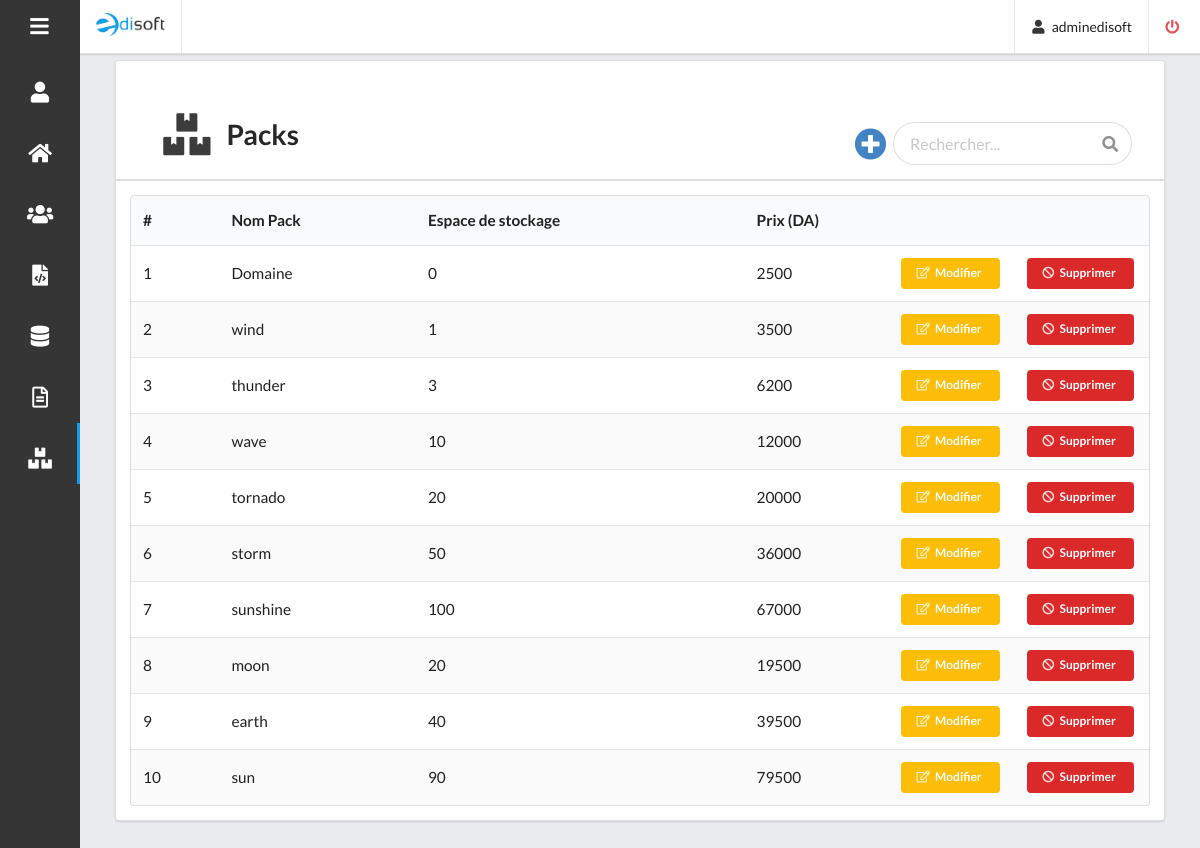
The app's page /pack/index.php (signed in) with its own data.
### tables this page shows
CREATE TABLE pack(
    id_pack TINYINT(2) NOT NULL AUTO_INCREMENT PRIMARY KEY, 
    nom_pack VARCHAR(45), 
    espace_pack INT(4), 
    prix_pack INT(7), 
    id_ad TINYINT(1), 
    FOREIGN KEY (id_ad) REFERENCES admin (id_ad )  ON UPDATE CASCADE ON DELETE CASCADE
);

### pack/modifier_modal.php (called while the page is built, shortened)
<?php
$pack = Pack::find_by_id($id);
?>

### includes/functions.php (called while the page is built, shortened)
<?php
function url_for($script_path) {
    if($script_path[0] != '/') {
      $script_path = "/" . $script_path;
    }
    return WWW_ROOT . $script_path;
  }
function h($string="") {
  return htmlspecialchars($string);
}
?>

### includes/classes/Admin.class.php (called while the page is built, shortened)
<?php
class Admin{
    static protected $database;
    static function set_database($database){
        self::$database = $database;
    }
    static public function find_by_id($id){
        $sql = "SELECT username_ad FROM admin ";
        $sql .="WHERE id_ad='". self::$database->escape_string($id) ."'";
        $result = self::$database->query($sql);
        $array = $result->fetch_assoc();
        foreach($array as $key => $value)
        {
             return $value;
        }
        var_dump($array);
    }
};
?>

### includes/classes/Pack.class.php (called while the page is built, shortened)
<?php
class Pack{
    static protected $database;
    static function set_database($database){
        self::$database = $database;
    }
    static public function find_by_sql($sql){
        $result = self::$database->query($sql);
        $object_array = [];
        while($record = $result->fetch_assoc()){
            $object_array [] = self::instantiate($record);
        };
        return $object_array;
    }
    static public function find_all(){
        $sql = "SELECT * FROM pack";
       return self::find_by_sql($sql);
    }
    static protected function instantiate($record){
        $object = new self;
        foreach ($record as $property => $value) {
            if(property_exists($object, $property)){
                $object->$property = $value;
            }
        }
        return $object;
    }
    static public function find_by_id($id){
        $sql = "SELECT * FROM pack ";
        $sql .="WHERE id_pack='". self::$database->escape_string($id) ."'";
        $object_array= self::find_by_sql($sql);
        if(!empty($object_array)){
            return array_shift($object_array);
        }else{
            return false;
        }
    }
};
?>

### pack/function_modal.php (called while the page is built, shortened)
<?php
function modifier_modal($id_tab, $type_client){
    $id= $id_tab ?? false;
    include('modifier_modal.php');
}
?>

### pack/index.php (the view, shortened to what this page needs)
 <?php
include("../includes/app_head.php");
include('function_modal.php');
?>
 <div class="page">
     <div class="ui fluid container">
         <?php include('../includes/menu_head.php'); ?>
         <div class="ui padded grid">
             <div class="ui fifteen wide column row centered grid segment">
                 <div class="ui pointing secondary big menu">
                     <h1 class="ui header item"><i class="boxes icon"></i>Packs</h1>
                     <div class="right item">
                         <a href="ajouter_pack.php" class="">
                             <i class="big plus circle icon"></i>
                         </a>
                         <div class="ui search  ">
                                        <div class="ui icon input">
                                            <input class="prompt" type="text" placeholder="Rechercher..."
                                                id="search">
                                        </div>
                                    </div>
                     </div>
                 </div>
                 <div class="ui bottom attached tab  active limits" data-tab="first">
                     <?php
$packs = Pack::find_all();
?>
                    <table class="ui striped large table" id="tabAll">
                         <thead>
                             <tr>
                                 <th>#</th>
                                 <th>Nom Pack</th>
                                 <th>Espace de stockage</th>
                                 <th  colspan="3">Prix (DA)</th>
                             </tr>
                         </thead>
                         <tbody>
                             <?php foreach($packs as $pack){
                                ?>
                             <tr>
                                 <td><?php echo h($pack->id_pack);?></td>
                                 <td><?php echo h($pack->nom_pack) ;?></td>
                                 <td><?php echo h($pack->espace_pack);?></td>
                                 <td><?php echo h($pack->prix_pack);?></td>
                                 <td class="collapsing">
                                     <button class="ui tiny yellow  button"
                                         data-button_id="<?php echo h($pack->id_pack) ?>" data-type="modifier"><i
                                             class="edit outline icon"></i><span>Modifier</span></button>
                                             <?php modifier_modal($pack->id_pack, '') ?>
                                 </td>
                                 <td class="collapsing">
                                     <button class="ui tiny red button" data-button_id="<?php echo h($pack->id_pack) ?>"
                                         data-type="supprimer">
                                         <i class="ban icon"></i><span>Supprimer</span></button>
                                 </td>
                             </tr>
                             <?php
                            } ?>
                         </tbody>
                     </table>
                 </div>
         </div>
     </div>
     <?php
require_once("../includes/app_foot.php");
?>

### includes/app_head.php (shortened to what this page needs)
<!DOCTYPE html>
<html lang="en">
  <head>
    <link rel="stylesheet" type="text/css" href="<?php echo url_for('dist/semantic.css') ;?>">
    <link rel="stylesheet" href="<?php echo url_for('dist/lightbox.css'); ?>">
  </head>
  <body>
  <div class="leftbar">
      <div class="ui middle aligned link list">
        <a class="" id="leftbar-toggle" href="#">
          <i class="sidebar large icon"></i>
        </a>
        <?php
        if($_SESSION['admin_id'] == 1)
        { echo '
            <a class="item open_ad bar" href="';?><?php echo url_for("admins/index.php"); ?><?php echo '">';?>
              <?php echo '<i class="user large icon"></i>
              <div class="content">Admins</div>
            </a>
        ';
        }
        ?>
        <a class="item open_dash bar" href="<?php echo url_for('dashboard.php'); ?>">
          <i class="home large icon"></i>
        </a>
        <a class="item open_cl" href="<?php echo url_for('clients/index.php'); ?>">
          <i class="users large icon"></i>
        </a>
        <a class="item open_cons" href="<?php echo url_for('conceptions/index.php'); ?>">
            <i class="file code large icon"></i>
          </a>
          <a class="item open_heb" href="<?php echo url_for('hebergements/index.php'); ?>">
              <i class="database large icon"></i>
            </a>
              <a class="item open_fact" href="<?php echo url_for('factures/index.php'); ?>">
              <i class="file alternate outline large icon"></i>
                </a>
        <a class="item open_pack" href="<?php echo url_for('pack/index.php'); ?>">
        <i class="large boxes icon"></i>
                </a>
      </div>
    </div>

### includes/menu_head.php (shortened to what this page needs)
    <div class="" >
              <div class="ui top fixed  fluid menu">
                <div class="header item">
                 <a href="<?php echo url_for('dashboard.php'); ?>">   <img src="<?php echo url_for('images/logo.png');?>" alt=""></a>
                </div>
                <div class="right menu">
                <div class="item">
                    <i class="user icon"></i>
                        <?php $username = Admin::find_by_id($_SESSION['admin_id'])?>
                        <?php echo $username; ?>
                    </div>
                    <div class="item">
                    <a href="<?php echo url_for('logout.php');?>">  <i class="power off red link icon"></i></a>
                    </div>
              </div>
          </div>
</div>

### includes/app_foot.php (shortened to what this page needs)
</body>
</html>

### pack/index.php (style rules this page uses)
.ui.search .prompt { border-radius: 500rem !important; }
.ui.button i { display: inline; }
.ui.fifteen.wide.column.row.centered.grid.segment { height: 85vh; overflow: scroll; }
.open_pack { border-right:3px solid #119ee7; }

### includes/menu_head.php (style rules this page uses)
a img { width:5em !important; }
.ui.top.fixed { padding-left: 80px; }

### records on screen
pack: id_pack "1", nom_pack "Domaine", espace_pack "0", prix_pack "2500"
pack: id_pack "2", nom_pack "wind", espace_pack "1", prix_pack "3500"
pack: id_pack "3", nom_pack "thunder", espace_pack "3", prix_pack "6200"
pack: id_pack "4", nom_pack "wave", espace_pack "10", prix_pack "12000"
pack: id_pack "5", nom_pack "tornado", espace_pack "20", prix_pack "20000"
pack: id_pack "6", nom_pack "storm", espace_pack "50", prix_pack "36000"
pack: id_pack "7", nom_pack "sunshine", espace_pack "100", prix_pack "67000"
pack: id_pack "8", nom_pack "moon", espace_pack "20", prix_pack "19500"
pack: id_pack "9", nom_pack "earth", espace_pack "40", prix_pack "39500"
pack: id_pack "10", nom_pack "sun", espace_pack "90", prix_pack "79500"

### other values on screen
$username "adminedisoft"
